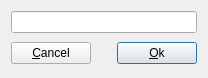
<?xml version="1.0" encoding="UTF-8"?>
<ui version="4.0">
 <class>PasswordWindow</class>
 <widget class="QDialog" name="PasswordWindow">
  <property name="enabled">
   <bool>true</bool>
  </property>
  <property name="geometry">
   <rect>
    <x>0</x>
    <y>0</y>
    <width>202</width>
    <height>78</height>
   </rect>
  </property>
  <property name="focusPolicy">
   <enum>Qt::TabFocus</enum>
  </property>
  <property name="windowTitle">
   <string>Password</string>
  </property>
  <property name="windowIcon">
   <iconset resource="../res/res.qrc">
    <normaloff>:/icon/app_icon</normaloff>:/icon/app_icon</iconset>
  </property>
  <property name="sizeGripEnabled">
   <bool>false</bool>
  </property>
  <property name="modal">
   <bool>false</bool>
  </property>
  <layout class="QVBoxLayout" name="verticalLayout">
   <item>
    <widget class="QLineEdit" name="password"/>
   </item>
   <item>
    <layout class="QHBoxLayout" name="horizontalLayout">
     <item>
      <widget class="QPushButton" name="cancel">
       <property name="focusPolicy">
        <enum>Qt::NoFocus</enum>
       </property>
       <property name="text">
        <string>&amp;Cancel</string>
       </property>
      </widget>
     </item>
     <item>
      <spacer name="verticalSpacer">
       <property name="orientation">
        <enum>Qt::Vertical</enum>
       </property>
       <property name="sizeHint" stdset="0">
        <size>
         <width>20</width>
         <height>40</height>
        </size>
       </property>
      </spacer>
     </item>
     <item>
      <widget class="QPushButton" name="ok">
       <property name="text">
        <string>&amp;Ok</string>
       </property>
      </widget>
     </item>
    </layout>
   </item>
  </layout>
 </widget>
 <resources>
  <include location="../res/res.qrc"/>
 </resources>
 <connections/>
</ui>
